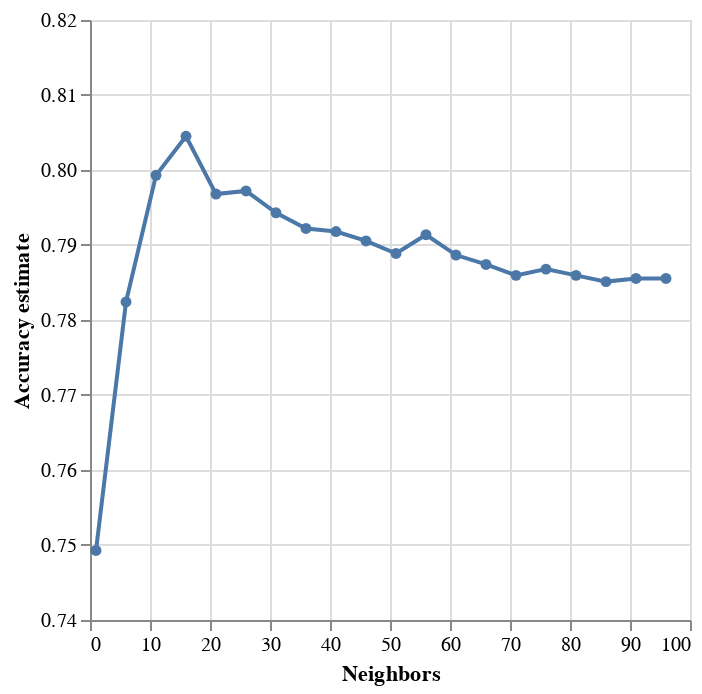

This figure's notebook cell:
### Code cell
#Graph accuracy vs. k value 

import altair as alt

accuracy_vs_k = (
    alt.Chart(accuracies_grid)
    .mark_line(point=True)
    .encode(
        x=alt.X(
            "n_neighbors",
            title="Neighbors",
        ),
        y=alt.Y(
            "mean_test_score",
            title="Accuracy estimate",
            scale=alt.Scale(domain=(0.74, 0.82)),
        ),
    )
)

accuracy_vs_k

### Figure 1 — Vega-Lite specification as saved in the notebook (floating-point values rounded to 4 significant figures)
{"config": {"view": {"continuousWidth": 300, "continuousHeight": 300}}, "data": {"name": "data-5e17c1e7427add1a53fd0d3c59131650"}, "mark": {"type": "line", "point": true}, "encoding": {"x": {"field": "n_neighbors", "title": "Neighbors", "type": "quantitative"}, "y": {"field": "mean_test_score", "scale": {"domain": [0.74, 0.82]}, "title": "Accuracy estimate", "type": "quantitative"}}, "$schema": "https://vega.github.io/schema/vega-lite/v5.8.0.json", "datasets": {"data-5e17c1e7427add1a53fd0d3c59131650": [{"n_neighbors": 1, "mean_test_score": 0.7493, "sem_test_score": 0.006129}, {"n_neighbors": 6, "mean_test_score": 0.7824, "sem_test_score": 0.00465}, {"n_neighbors": 11, "mean_test_score": 0.7993, "sem_test_score": 0.003812}, {"n_neighbors": 16, "mean_test_score": 0.8045, "sem_test_score": 0.005493}, {"n_neighbors": 21, "mean_test_score": 0.7968, "sem_test_score": 0.005416}, {"n_neighbors": 26, "mean_test_score": 0.7972, "sem_test_score": 0.00483}, {"n_neighbors": 31, "mean_test_score": 0.7943, "sem_test_score": 0.005213}, {"n_neighbors": 36, "mean_test_score": 0.7922, "sem_test_score": 0.004509}, {"n_neighbors": 41, "mean_test_score": 0.7918, "sem_test_score": 0.005662}, {"n_neighbors": 46, "mean_test_score": 0.7905, "sem_test_score": 0.005734}, {"n_neighbors": 51, "mean_test_score": 0.7889, "sem_test_score": 0.004564}, {"n_neighbors": 56, "mean_test_score": 0.7914, "sem_test_score": 0.004713}, {"n_neighbors": 61, "mean_test_score": 0.7887, "sem_test_score": 0.005256}, {"n_neighbors": 66, "mean_test_score": 0.7874, "sem_test_score": 0.004909}, {"n_neighbors": 71, "mean_test_score": 0.786, "sem_test_score": 0.004447}, {"n_neighbors": 76, "mean_test_score": 0.7868, "sem_test_score": 0.004449}, {"n_neighbors": 81, "mean_test_score": 0.786, "sem_test_score": 0.004318}, {"n_neighbors": 86, "mean_test_score": 0.7851, "sem_test_score": 0.004442}, {"n_neighbors": 91, "mean_test_score": 0.7855, "sem_test_score": 0.004187}, {"n_neighbors": 96, "mean_test_score": 0.7855, "sem_test_score": 0.004608}]}}
